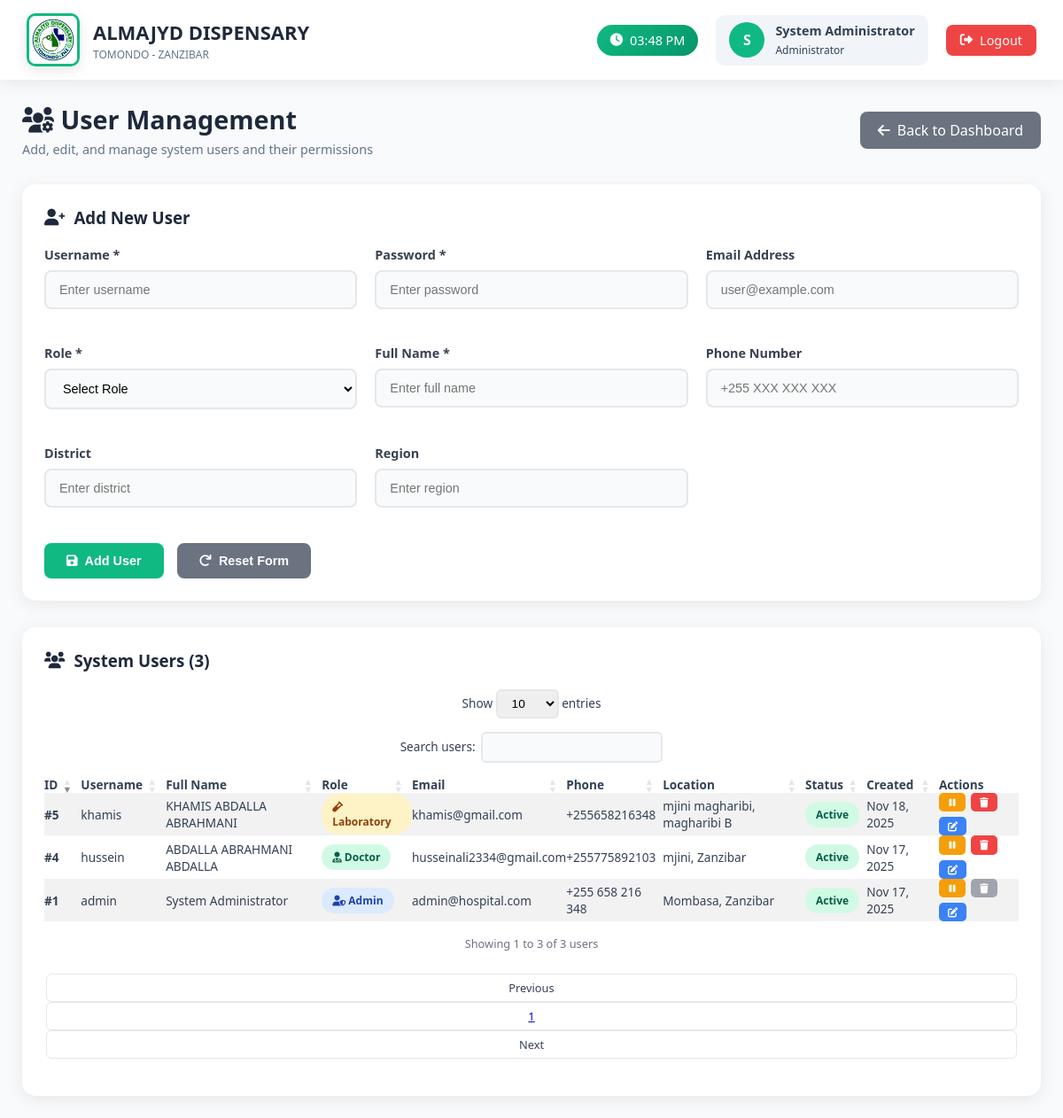
/admin/manage_users.php (signed in), run on an earlier commit of the app's database.
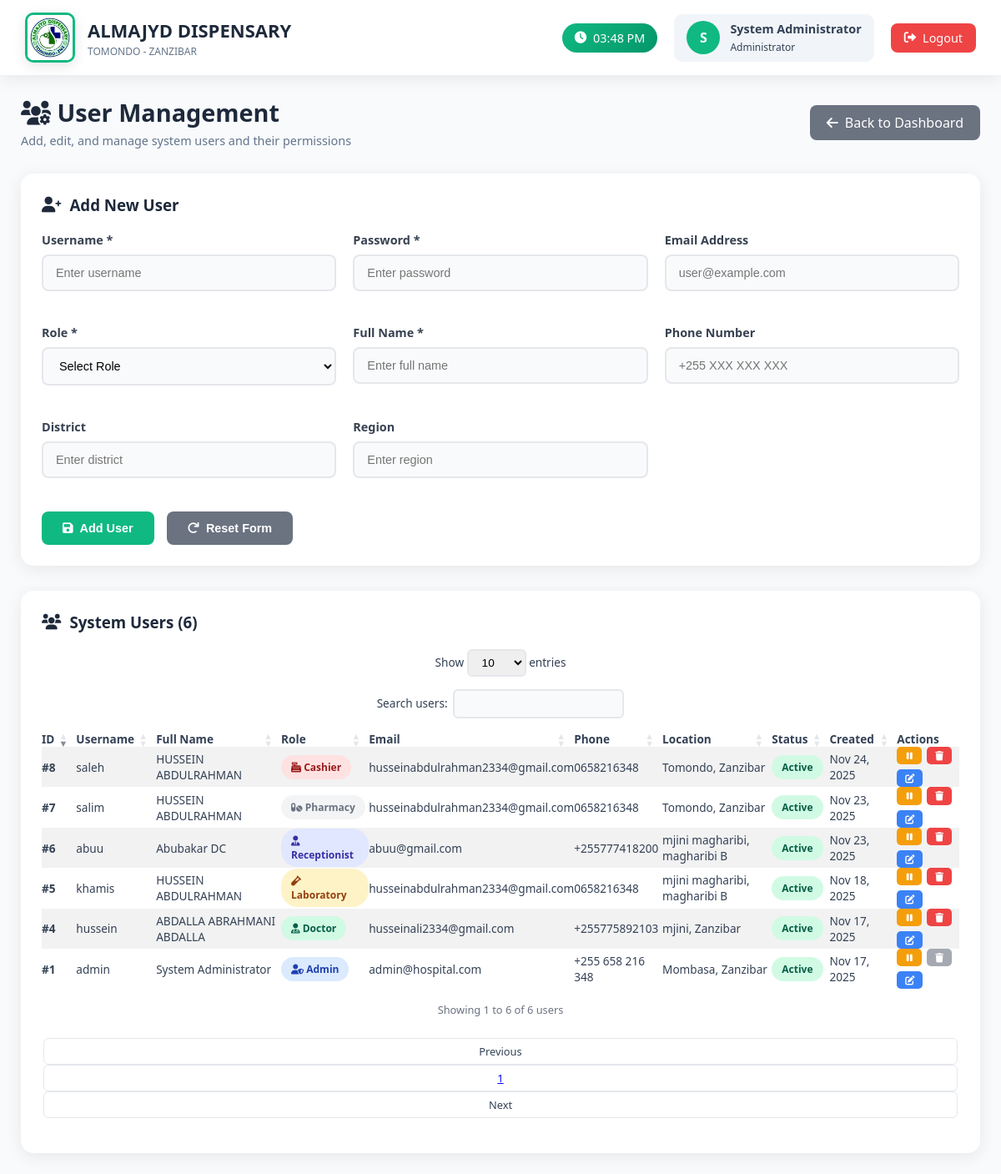
And on a later commit of the database.
### tables this page shows
CREATE TABLE `users` (
  `id` int(11) NOT NULL,
  `username` varchar(50) NOT NULL,
  `password` varchar(255) NOT NULL,
  `email` varchar(100) DEFAULT NULL,
  `role` enum('admin','doctor','receptionist','laboratory','pharmacy','cashier') NOT NULL,
  `full_name` varchar(100) NOT NULL,
  `phone` varchar(20) DEFAULT NULL,
  `district` varchar(100) DEFAULT NULL,
  `region` varchar(100) DEFAULT NULL,
  `created_at` timestamp NOT NULL DEFAULT current_timestamp(),
  `status` enum('active','inactive') DEFAULT 'active',
  `permissions` text DEFAULT NULL,
  `last_login` timestamp NULL DEFAULT NULL
);

### admin/manage_users.php (the view, shortened to what the changed rows need)
<?php
require_once '../config.php';
$users = $pdo->query("SELECT * FROM users ORDER BY created_at DESC")->fetchAll(PDO::FETCH_ASSOC);
?>
<!DOCTYPE html>
<html lang="en">
<head>
    <link rel="stylesheet" href="https://cdn.datatables.net/1.13.6/css/dataTables.bootstrap5.min.css">
    <link rel="stylesheet" href="https://cdnjs.cloudflare.com/ajax/libs/font-awesome/6.0.0/css/all.min.css">
</head>
<body>
    <div class="topbar">
        <div class="logo-section">
            <div class="clinic-info">
                <h1>ALMAJYD DISPENSARY</h1>
            </div>
        </div>
    </div>
    <div class="main">
        <div class="page-header">
            <div class="page-title">
                <h2><i class="fas fa-users-cog"></i> User Management</h2>
            </div>
        </div>
        <div class="table-container">
            <div class="table-header">
                <h3><i class="fas fa-users"></i> System Users (<?php echo count($users); ?>)</h3>
            </div>
            <div class="table-responsive">
                <table class="table table-striped table-hover" id="usersTable" style="width:100%">
                    <thead>
                        <tr>
                            <th>ID</th>
                            <th>Username</th>
                            <th>Full Name</th>
                            <th>Role</th>
                            <th>Email</th>
                            <th>Phone</th>
                            <th>Location</th>
                            <th>Status</th>
                            <th>Created</th>
                            <th>Actions</th>
                        </tr>
                    </thead>
                    <tbody>
                        <?php foreach ($users as $user): ?>
                        <tr>
                            <td><strong>#<?php echo $user['id']; ?></strong></td>
                            <td><?php echo htmlspecialchars($user['username']); ?></td>
                            <td><?php echo htmlspecialchars($user['full_name']); ?></td>
                            <td>
                                <span class="badge
                                    <?php
                                    switch($user['role']) {
                                        case 'admin': echo 'badge-primary'; break;
                                        case 'doctor': echo 'badge-success'; break;
                                        case 'receptionist': echo 'badge-info'; break;
                                        case 'laboratory': echo 'badge-warning'; break;
                                        case 'pharmacy': echo 'badge-secondary'; break;
                                        case 'cashier': echo 'badge-danger'; break;
                                    }
                                    ?>">
                                    <i class="fas fa-<?php
                                        switch($user['role']) {
                                            case 'admin': echo 'user-shield'; break;
                                            case 'doctor': echo 'user-md'; break;
                                            case 'receptionist': echo 'user-tie'; break;
                                            case 'laboratory': echo 'vial'; break;
                                            case 'pharmacy': echo 'pills'; break;
                                            case 'cashier': echo 'cash-register'; break;
                                        }
                                    ?>"></i>
                                    <?php echo ucfirst($user['role']); ?>
                                </span>
                            </td>
                            <td><?php echo htmlspecialchars($user['email'] ?: 'N/A'); ?></td>
                            <td><?php echo htmlspecialchars($user['phone'] ?: 'N/A'); ?></td>
                            <td>
                                <?php
                                $location = [];
                                if ($user['district']) $location[] = $user['district'];
                                if ($user['region']) $location[] = $user['region'];
                                echo $location ? implode(', ', $location) : 'N/A';
                                ?>
                            </td>
                            <td>
                                <span class="badge <?php echo $user['status'] == 'active' ? 'badge-success' : 'badge-danger'; ?>">
                                    <?php echo ucfirst($user['status']); ?>
                                </span>
                            </td>
                            <td><?php echo date('M j, Y', strtotime($user['created_at'])); ?></td>
                            <td>
                                <div class="action-buttons">
                                    <?php if ($user['status'] == 'active'): ?>
                                        <a href="?action=deactivate&id=<?php echo $user['id']; ?>"
                                           class="btn-sm btn-warning"
                                           onclick="return confirm('Deactivate this user?')">
                                            <i class="fas fa-pause"></i>
                                        </a>
                                    <?php endif; ?>
                                    <?php if ($user['role'] != 'admin'): ?>
                                        <a href="?action=delete&id=<?php echo $user['id']; ?>"
                                           class="btn-sm btn-danger"
                                           onclick="return confirm('Are you sure you want to delete this user? This action cannot be undone.')">
                                            <i class="fas fa-trash"></i>
                                        </a>
                                    <?php else: ?>
                                        <span class="btn-sm btn-secondary" style="cursor: not-allowed; opacity: 0.6;">
                                            <i class="fas fa-trash"></i>
                                        </span>
                                    <?php endif; ?>
                                    <a href="?edit=<?php echo $user['id']; ?>" class="btn-sm btn-info">
                                        <i class="fas fa-edit"></i>
                                    </a>
                                </div>
                            </td>
                        </tr>
                        <?php endforeach; ?>
                    </tbody>
                </table>
            </div>
        </div>
    </div>
</body>
</html>

What changed in the data, as far as the page shows it:
added users: id "8", username "saleh", full_name "HUSSEIN ABDULRAHMAN", role "Cashier", email "husseinabdulrahman2334@gmail.com", phone "0658216348", location "Tomondo, Zanzibar", status "Active", created_at "Nov 24, 2025"
added users: id "7", username "salim", full_name "HUSSEIN ABDULRAHMAN", role "Pharmacy", email "husseinabdulrahman2334@gmail.com", phone "0658216348", location "Tomondo, Zanzibar", status "Active", created_at "Nov 23, 2025"
added users: id "6", username "abuu", full_name "Abubakar DC", role "Receptionist", email "abuu@gmail.com", phone "+255777418200", location "mjini magharibi, magharibi B", status "Active", created_at "Nov 23, 2025"
changed users "khamis": full_name "KHAMIS ABDALLA ABRAHMANI" → "HUSSEIN ABDULRAHMAN"; email "khamis@gmail.com" → "husseinabdulrahman2334@gmail.com"; phone "+255658216348" → "0658216348"
Also different on the page:
count($users): "3" → "6"
text written by a page script: "Show entries Search users: Showing 1 to 3 of 3 users Previous 1 Next" → "Show entries Search users: Showing 1 to 6 of 6 users Previous 1 Next"
